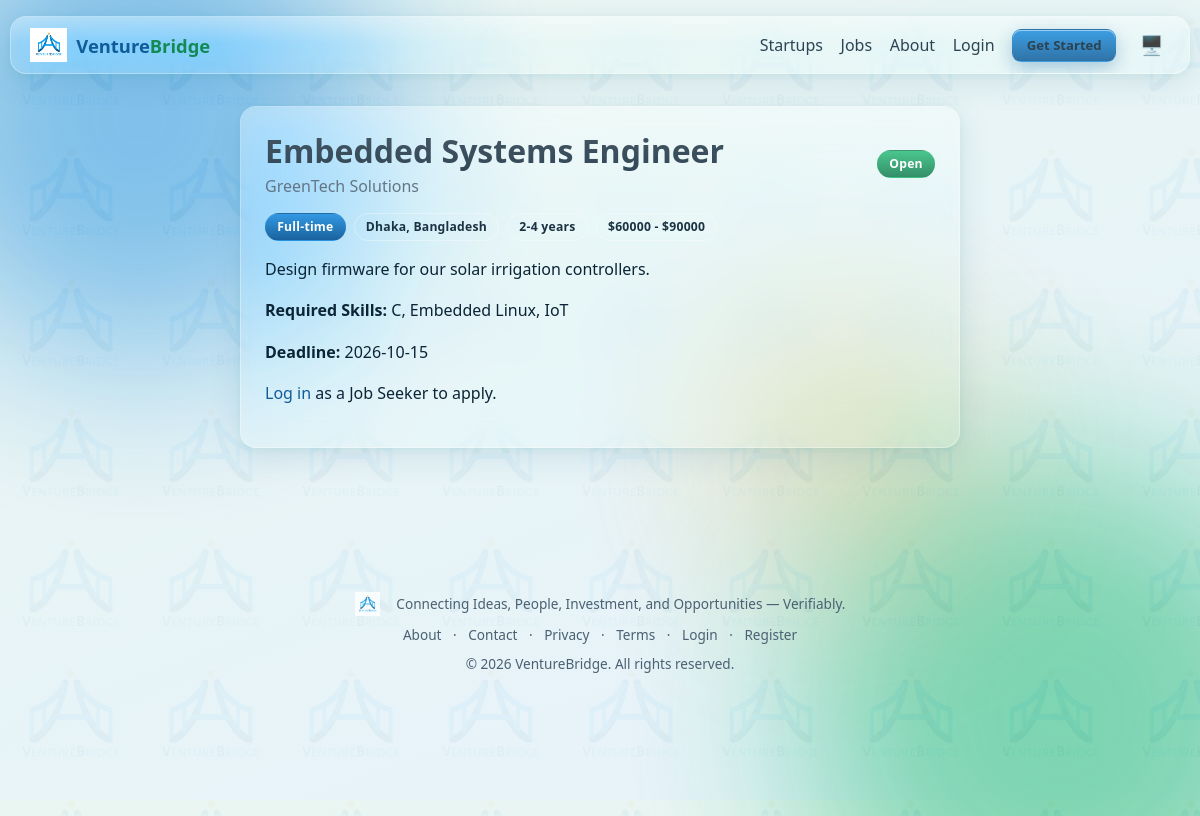
The page /jobs/1 on the database as committed earlier.
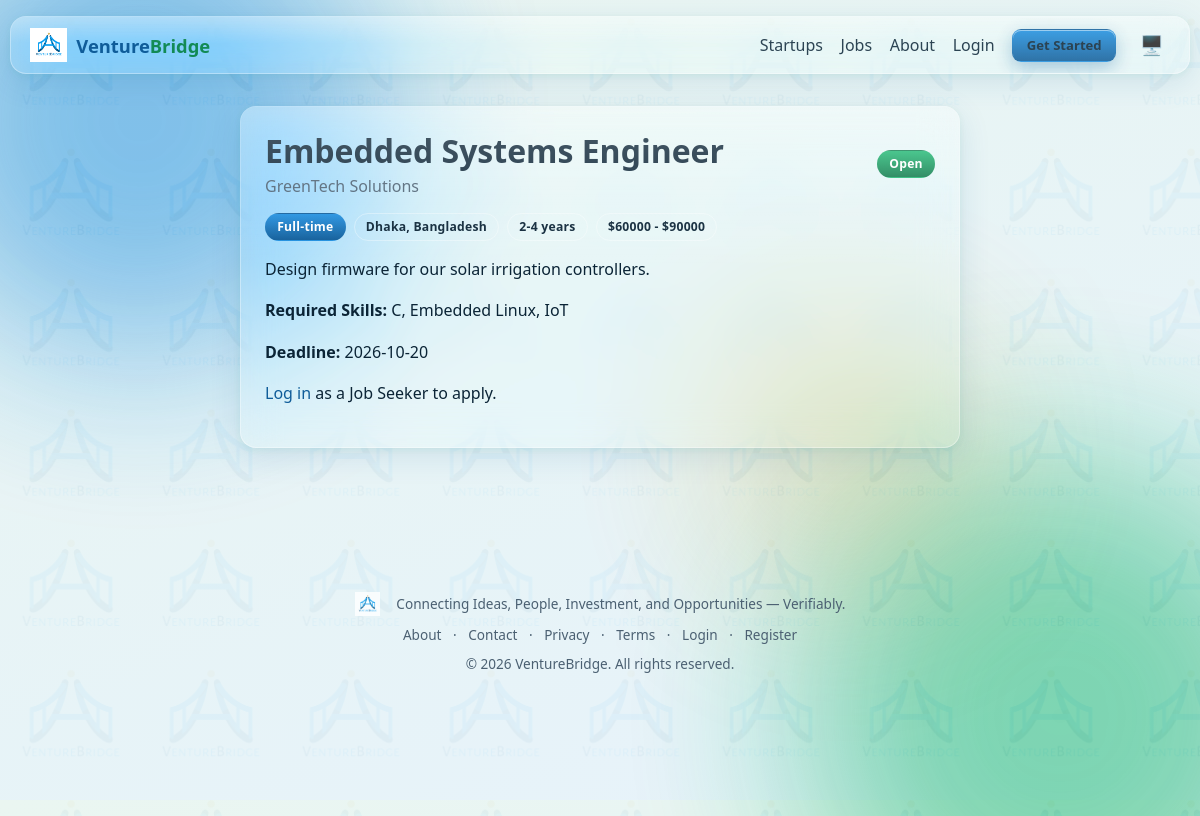
The same page on the database as committed later.
### models.py (models this page shows)
class Job(db.Model):
    id = db.Column(db.Integer, primary_key=True)
    startup_id = db.Column(db.Integer, db.ForeignKey("startup.id"), nullable=False)
    title = db.Column(db.String(150), nullable=False, index=True)
    description = db.Column(db.Text)
    required_skills = db.Column(db.String(500))
    experience_level = db.Column(db.String(50))
    job_type = db.Column(db.String(30))
    location = db.Column(db.String(120), index=True)
    salary_min = db.Column(db.Integer)
    salary_max = db.Column(db.Integer)
    deadline = db.Column(db.Date)
    status = db.Column(db.String(10), default="open")
    created_at = db.Column(db.DateTime, default=datetime.utcnow)
    applications = db.relationship("JobApplication", backref="job", cascade="all,delete", lazy="dynamic")

### blueprints/jobs.py (the view)
@bp.route("/<int:job_id>")
def detail(job_id):
    job = Job.query.get_or_404(job_id)
    is_owner_or_admin = current_user.is_authenticated and (
        current_user.id == job.startup.founder_id or current_user.role == "admin")
    if not is_owner_or_admin and not job.startup.is_publicly_visible():
        abort(404)
    already_applied = False
    if current_user.is_authenticated and current_user.role == "jobseeker":
        already_applied = JobApplication.query.filter_by(job_id=job.id, applicant_id=current_user.id).first() is not None
    app_form = JobApplicationForm()
    return render_template("jobs/detail.html", job=job, already_applied=already_applied, app_form=app_form)

### models.py (called while the page is built)
    def is_publicly_visible(self):
        return self.is_active and self.document_status == "approved"

### templates/jobs/detail.html (shortened to what this page needs)
{% extends "base.html" %}
{% block content %}
<div class="glass card-pad animate-in" style="max-width:720px;margin:0 auto;">
  <div class="flex-between flex-wrap gap-2">
    <div>
      <h1 style="margin-bottom:.2rem;">{{ job.title }}</h1>
      <a href="{{ url_for('startups.detail', startup_id=job.startup.id) }}" class="text-muted">{{ job.startup.name }}</a>
    </div>
    <span class="badge {{ 'badge-verified' if job.status == 'open' else 'badge-rejected' }}">{{ job.status|capitalize }}</span>
  </div>
  <div class="flex gap-1 flex-wrap" style="margin:1rem 0;">
    <span class="badge badge-blue">{{ job.job_type }}</span>
    <span class="badge badge-outline">{{ job.location }}</span>
    {% if job.experience_level %}<span class="badge badge-outline">{{ job.experience_level }}</span>{% endif %}
    {% if job.salary_min %}<span class="badge badge-outline">${{ job.salary_min }} - ${{ job.salary_max }}</span>{% endif %}
  </div>
  <p>{{ job.description }}</p>
  <p><strong>Required Skills:</strong> {{ job.required_skills or "—" }}</p>
  {% if job.deadline %}<p><strong>Deadline:</strong> {{ job.deadline.strftime("%Y-%m-%d") }}</p>{% endif %}
  {% if current_user.is_authenticated and current_user.role == 'founder' and current_user.id == job.startup.founder_id %}
    <div class="flex gap-1">
      <a href="{{ url_for('jobs.applications', job_id=job.id) }}" class="btn btn-outline btn-sm">View Applications</a>
      <form method="POST" action="{{ url_for('jobs.toggle_status', job_id=job.id) }}">
        <input type="hidden" name="csrf_token" value="{{ csrf_token() }}">
        <button class="btn btn-outline btn-sm" type="submit">{{ "Close Job" if job.status == "open" else "Reopen Job" }}</button>
      </form>
    </div>
  {% elif not current_user.is_authenticated %}
    <p><a href="{{ url_for('auth.login') }}">Log in</a> as a Job Seeker to apply.</p>
  {% endif %}
</div>
{% endblock %}

Rows that differ between the two databases and show on the page:
changed Job "Embedded Systems Engineer": deadline "2026-10-15" → "2026-10-20"
